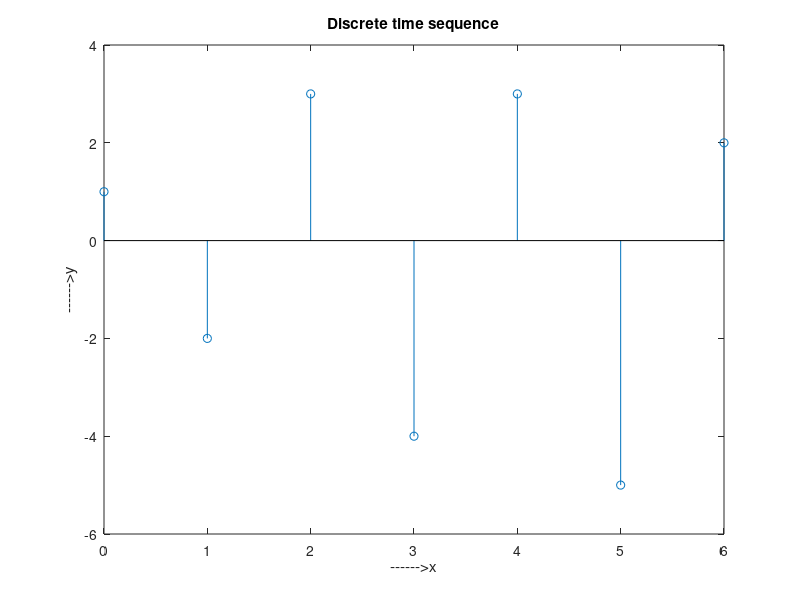

Reproduce this figure in MATLAB.
clc
clear all
close all

x=[1 -2 3 -4 3 -5 2];
n = 0:6;
figure(1)
stem(n,x)

title('Discrete time sequence')
xlabel('------>x')
ylabel('------>y')